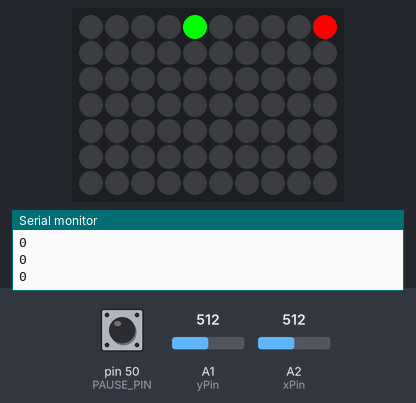
A sketch run on a simulated Arduino Mega 2560, built with avr-gcc and run on an emulated ATmega2560. Shown: 10×7 RGB LED matrix (first LED top left, wired row by row), the last lines printed to the serial monitor. The inputs (shaded band) are chosen by the test bench; at power-on: pin 50 (PAUSE_PIN) HIGH, A2 (xPin) = 512, A1 (yPin) = 512. Random numbers use the default seed unless the sketch sets one.

Above: at 1.2 s.
1.3 s: pin 50 (PAUSE_PIN) pulled LOW for 0.45 s
At 3.0 s:
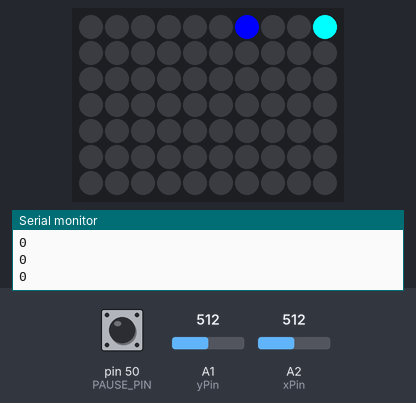
3.3 s: pin 50 (PAUSE_PIN) pulled LOW for 1 s
At 5.32 s:
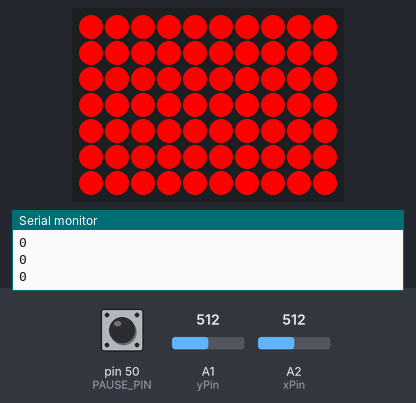
7.3 s: A2 (xPin) set to 900
At 7.53 s:
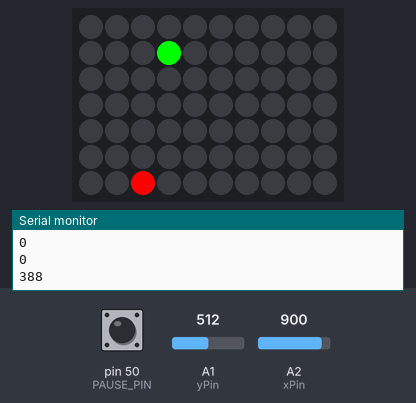
8.8 s: A1 (yPin) set to 900
At 9.05 s:
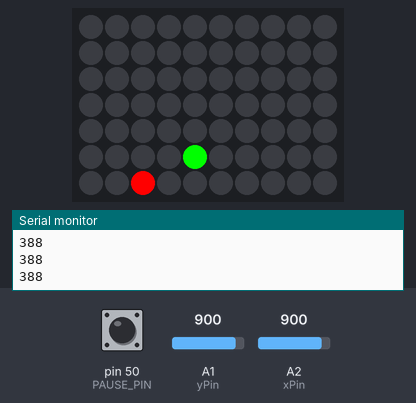
10.4 s: A2 (xPin) set to 1023
At 10.57 s:
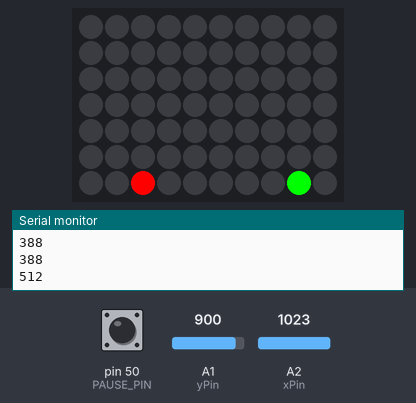
11.9 s: A1 (yPin) set to 1023
At 12.14 s:
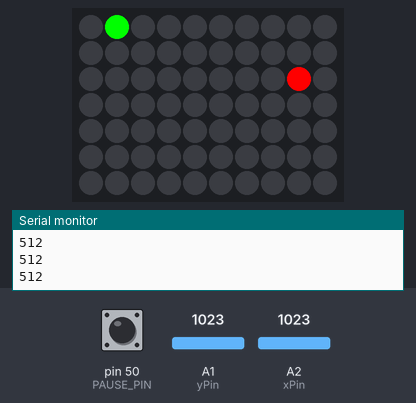
Timing chart, 0 to 14.4 s (numbered marks = the images above; inputs shaded):
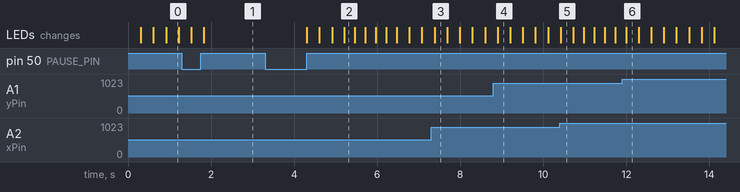

The sketch:

snake_game.ino
```cpp
#include <FastLED.h>
#include <LinkedList.h>
#define NUM_LEDS    70
#define LED_PIN     12
int rows = 7;
int columns = 10;
CRGB leds[NUM_LEDS];

#define PAUSE_PIN 50
const int xPin        = A2;
const int yPin        = A1;

#define DIR_UP    0
#define DIR_DOWN  1
#define DIR_LEFT  2
#define DIR_RIGHT 3

int resetDelay = 250;

#define MAX_SPEED 5
#define MIN_SPEED 300
#define SPEED_LOSS 15
int gameSpeed = MIN_SPEED;
int currDirection = DIR_UP;
boolean isGamePaused = false;
boolean isTogglingPause = false;

class Point {
  private:
    byte x;
    byte y;
  public:
    Point(byte x, byte y) {
      this->x = x;
      this->y = y;
    }
    byte getX() {
      return x;
    }
    byte getY() {
      return y;
    }
    boolean isEqual(int x, int y) {
      return this->x == x && this->y == y;
    }
};

LinkedList<Point*> snakePositions = LinkedList<Point*>();

Point *applePosition;

CRGB appleColor = CRGB(255, 0, 0);
CRGB snakeColor = CRGB(0, 255, 0);
CRGB pausedAppleColor = CRGB(0, 255, 255);
CRGB pausedSnakeColor = CRGB(0, 0, 255);
CRGB emptyColor = CRGB(0, 0, 0);
CRGB solidColor = CRGB(255, 0, 0);

void setup() {
  Serial.begin(9600);

  pinMode(xPin, INPUT);
  pinMode(yPin, INPUT);
  pinMode(PAUSE_PIN, INPUT_PULLUP);

  snakePositions.add(getStartingPosition());

  applePosition = getApplePosition();

  FastLED.addLeds<WS2812, LED_PIN, GRB>(leds, NUM_LEDS);
}

void loop() {
  checkForPause();

  if(isGamePaused) {
    pauseGame();
  }else{
    currDirection = getCurrentDirection();

    Point *nextPoint = getNextPosition();

    if(isNextPointValid(nextPoint)){
      playGame(nextPoint);
    }else{
      resetGame();
    }
  }
}

Point * getStartingPosition(){
  return new Point(0,0);
}

Point * getApplePosition(){
  int x = random(rows);
  int y = random(columns);

  while(snakeContainsPosition(x,y)){
    x = random(rows);
    y = random(columns);
  }
  return new Point(x,y);
}

boolean snakeContainsPosition(int x, int y) {
  for(int i = 0; i < snakePositions.size(); i++){
    if(snakePositions.get(i)->isEqual(x,y)) {
      return true;
    }
  }

  return false;
}

int getCurrentDirection(){
  int dir = currDirection;
  int xPosition = analogRead(xPin);
  int yPosition = analogRead(yPin);
  int mapX = map(xPosition, 0, 1023, -512, 512);
  int mapY = map(yPosition, 0, 1023, -512, 512);

  int absX = abs(mapX);
  int absY = abs(mapY);
  Serial.println(absX);
  int threshold = 384;
  if(absX > threshold || absY > threshold) {
    dir = absX > absY ? getXDir(mapX) : getYDir(mapY);
  }

  switch(dir) {
    case DIR_UP:
      dir = currDirection == DIR_DOWN ? DIR_DOWN : dir;
      break;
    case DIR_DOWN:
      dir = currDirection == DIR_UP ? DIR_UP : dir;
      break;
    case DIR_LEFT:
      dir = currDirection == DIR_RIGHT ? DIR_RIGHT : dir;
      break;
    case DIR_RIGHT:
      dir = currDirection == DIR_DOWN ? DIR_LEFT : dir;
      break;
    default:
      break;
  }

  return dir;
}

int getYDir(int y) {
  return y > 0 ? DIR_UP : DIR_DOWN;
}

int getXDir(int x) {
  return x > 0 ? DIR_RIGHT : DIR_LEFT;
}

Point * getHead() {
  return snakePositions.get(0);
}

Point * getTail() {
  return snakePositions.get(snakePositions.size() - 1);
}

void addToBeginning(Point *p){
  snakePositions.add(0, p);
}

void removeTail() {
  delete(snakePositions.pop());
}

Point * getNextPosition() {
  Point *head = getHead();
  switch(currDirection) {
    case DIR_UP:
      return new Point(head->getX(), head->getY() + 1);
    case DIR_DOWN:
      return new Point(head->getX(), head->getY() - 1);
    case DIR_LEFT:
      return new Point(head->getX() - 1, head->getY());
    case DIR_RIGHT:
      return new Point(head->getX() + 1, head->getY());
    default:
      return new Point(-9, -9);
  }
}

boolean isNextPointValid(Point *p) {
  int x = p->getX();
  int y = p->getY();

  if(x < 0 || x >= rows || y < 0 || y >= columns || snakeContainsPosition(x,y)) {
    return false;
  }

  return true;
}

void renderApple() {
  leds[getIndexForPoint(applePosition)] = isGamePaused ? pausedAppleColor : appleColor;
}

void renderSnake(){
  Point *p;
  for(int i = 0; i < snakePositions.size(); i++) {
    p = snakePositions.get(i);
    int index = getIndexForPoint(p);
    int x = p->getX();
    int y = p->getY();
    leds[index] = isGamePaused ? pausedSnakeColor : snakeColor;
  }
}

int getIndexForPoint(Point *p) {
  int x = p->getX();
  int y = p->getY();
  boolean oddRow = x % 2 == 1;

  if(oddRow){
    return (x + 1) * columns - y - 1;
  }

  return x * columns  + y;
}

void renderEmptyScreen(){
  for(int i = 0; i < NUM_LEDS; i++) {
    leds[i] = emptyColor;
  }
}

void renderSolidScreen() {
  for(int i = 0; i < NUM_LEDS; i++) {
    leds[i] = solidColor;
  }
}

void playGame(Point *nextPoint){

  renderEmptyScreen();

  if(applePosition->isEqual(nextPoint->getX(), nextPoint->getY())){
    growSnake(nextPoint);
  }else{
    moveSnake(nextPoint);
  }

  renderSnake();
  renderApple();

  FastLED.show();

  delay(gameSpeed);
}

void moveSnake(Point *p){
  addToBeginning(p);
  removeTail();
}

void growSnake(Point *p){
  addToBeginning(p);
  resetApple();
  increaseSpeed();
}

void increaseSpeed() {
  gameSpeed -= SPEED_LOSS;
}

void checkForPause() {
  boolean isPressedDown = digitalRead(PAUSE_PIN) == 0;

  boolean shouldPause = false;
  if(isPressedDown) {
    isTogglingPause = true;
  }else{
    shouldPause = isTogglingPause;
    isTogglingPause = false;
  }

  if(shouldPause) {
    isGamePaused = !isGamePaused;
  }
}

void pauseGame(){
  renderSnake();
  renderApple();
  FastLED.show();
}

void resetSnake() {
  while(snakePositions.size() > 0){
    delete(snakePositions.pop());
  }
  snakePositions.add(getStartingPosition());
}

void resetApple() {
  delete(applePosition);
  applePosition = getApplePosition();
}

void resetGame(){
  resetSnake();
  resetApple();
  gameSpeed = MIN_SPEED;
  currDirection = DIR_UP;
  renderSolidScreen();
  FastLED.show();
  delay(resetDelay);
  renderEmptyScreen();
  FastLED.show();
  delay(resetDelay);
  renderSolidScreen();
  FastLED.show();
  delay(resetDelay);
  renderEmptyScreen();
  FastLED.show();
  delay(resetDelay);
  renderSolidScreen();
  FastLED.show();
  delay(resetDelay);
  renderEmptyScreen();
  FastLED.show();
}
```

Measured:
- after the input at 3.3 s, the LEDs: first change after 1.0 s (image 2 shows a later state)
